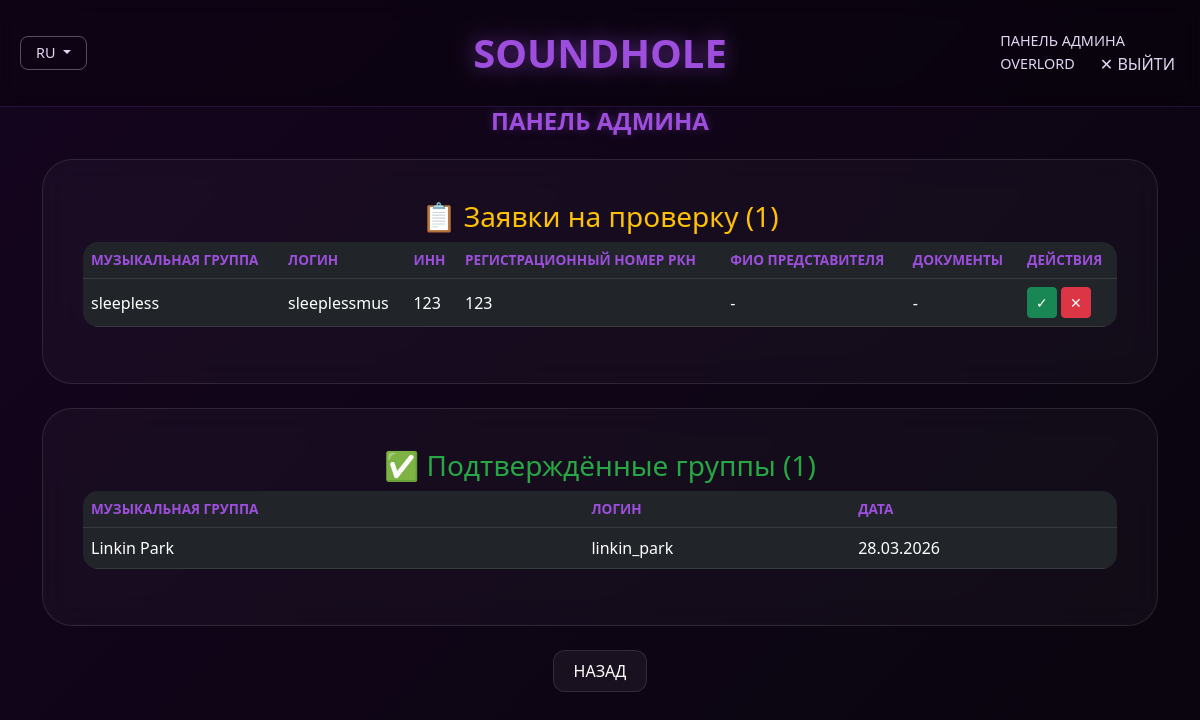
The page /developers (signed in) on the database its author committed.
### backend/database/models/users_model.py (models this page shows, shortened)
class UserModel(SqlAlchemyBase):
    __tablename__ = 'users'
    id = sqlalchemy.Column(
        sqlalchemy.Integer, primary_key=True, autoincrement=True)
    username = sqlalchemy.Column(
        sqlalchemy.String, index=True, unique=True, nullable=True)
    name = sqlalchemy.Column(sqlalchemy.String, nullable=True)
    about = sqlalchemy.Column(sqlalchemy.String, nullable=True)
    email = sqlalchemy.Column(
        sqlalchemy.String, index=True, unique=True, nullable=True)
    role = sqlalchemy.Column(sqlalchemy.String, default='user')
    funds = sqlalchemy.Column(sqlalchemy.Integer, default=0)
    inn = sqlalchemy.Column(sqlalchemy.String, nullable=True)
    rkn_number = sqlalchemy.Column(sqlalchemy.String, nullable=True)
    docs_path = sqlalchemy.Column(sqlalchemy.String, nullable=True)
    status = sqlalchemy.Column(sqlalchemy.String, default='active')
    hashed_password = sqlalchemy.Column(sqlalchemy.String, nullable=True)
    created_date = sqlalchemy.Column(
        sqlalchemy.DateTime, default=datetime.datetime.now)
    band_page = orm.relationship(
        "BandPageModel", back_populates='band', uselist=False)

### app.py (the view)
@app.route('/developers')
def developers():
    if 'user' not in session or session.get('role') != 'admin':
        flash("Доступ только для разработчиков", "warning")
        return redirect(url_for('index'))
    db_sess = db_session.create_session()
    pending_bands = db_sess.query(UserModel).filter(
        UserModel.role == 'band',
        UserModel.status == 'pending'
    ).all()
    approved_bands = db_sess.query(UserModel).filter(
        UserModel.role == 'band',
        UserModel.status == 'active'
    ).all()
    db_sess.close()
    return render_template('developers.html',
                           pending_bands=pending_bands,
                           approved_bands=approved_bands)

### app.py (called while the page is built)
@app.context_processor
def inject_vars():
    lang = session.get('lang', 'ru')
    return dict(txt=TRANSLATIONS.get(lang, TRANSLATIONS['ru']), current_lang=lang)

### backend/database/db_session.py (called while the page is built)
def create_session() -> Session:
    global __factory
    return __factory()

### templates/developers.html
{% extends 'base.html' %}
{% block content %}
<div class="container">
    <h2 class="page-title mb-4 text-center">{{ txt.admin_panel }}</h2>
    <div class="custom-card mb-4">
        <h3 class="text-warning text-center">📋 {{ txt.pending_apps }} ({{ pending_bands|length }})</h3>
        {% if pending_bands %}
            <div class="table-responsive">
                <table class="table table-dark">
                    <thead>
                        <tr>
                            <th>{{ txt.band }}</th>
                            <th>{{ txt.login_col }}</th>
                            <th>{{ txt.inn }}</th>
                            <th>{{ txt.rkn }}</th>
                            <th>{{ txt.rep_name }}</th>
                            <th>{{ txt.docs }}</th>
                            <th>{{ txt.actions }}</th>
                        </tr>
                    </thead>
                    <tbody>
                        {% for band in pending_bands %}
                        <tr>
                            <td>{{ band.name }}</td>
                            <td>{{ band.username }}</td>
                            <td>{{ band.inn or '-' }}</td>
                            <td>{{ band.rkn_number or '-' }}</td>
                            <td>{{ band.rep_name or '-' }}</td>
                            <td>
                                {% if band.docs_path %}
                                <a href="{{ band.docs_path }}" class="btn btn-sm btn-info" download>📄</a>
                                {% else %}-{% endif %}
                            </td>
                            <td>
                                <a href="{{ url_for('approve_band', band_id=band.id) }}" class="btn btn-sm btn-success">✓</a>
                                <a href="{{ url_for('reject_band', band_id=band.id) }}" class="btn btn-sm btn-danger">✕</a>
                            </td>
                        </tr>
                        {% endfor %}
                    </tbody>
                </table>
            </div>
        {% else %}
            <p class="text-white-50 text-center">{{ txt.no_pending }}</p>
        {% endif %}
    </div>
    <div class="custom-card">
        <h3 class="text-success text-center">✅ {{ txt.approved_bands }} ({{ approved_bands|length }})</h3>
        {% if approved_bands %}
            <div class="table-responsive">
                <table class="table table-dark">
                    <thead>
                        <tr>
                            <th>{{ txt.band }}</th>
                            <th>{{ txt.login_col }}</th>
                            <th>{{ txt.date }}</th>
                        </tr>
                    </thead>
                    <tbody>
                        {% for band in approved_bands %}
                        <tr>
                            <td>{{ band.name }}</td>
                            <td>{{ band.username }}</td>
                            <td>{{ band.created_date.strftime('%d.%m.%Y') if band.created_date else '-' }}</td>
                        </tr>
                        {% endfor %}
                    </tbody>
                </table>
            </div>
        {% else %}
            <p class="text-white-50 text-center">{{ txt.no_approved }}</p>
        {% endif %}
    </div>
    <div class="mt-4 text-center">
        <a href="{{ url_for('index') }}" class="btn-back">{{ txt.back }}</a>
    </div>
</div>
{% endblock %}

### static/css/style.css (style rules this page uses)
body { margin: 0; min-height: 100vh; font-family: 'Segoe UI', sans-serif; background: linear-gradient(-45deg, #020205, #0d051a, #050508, #15051f); background-size: 400% 400%; animation: gradientBG 20s ease infinite; color: #e0d7f2; }
.page-title { font-size: 1.5rem; font-weight: 700; text-transform: uppercase; color: #9d4edd; text-shadow: 0 0 10px rgba(157, 78, 221, 0.4); }
.custom-card { background: rgba(255, 255, 255, 0.03); backdrop-filter: blur(15px); border: 1px solid rgba(255, 255, 255, 0.1); border-radius: 30px; padding: 40px; }
.btn-back { background: rgba(255, 255, 255, 0.05); color: white; padding: 8px 20px; border-radius: 12px; text-decoration: none; border: 1px solid rgba(255, 255, 255, 0.1); transition: 0.3s; display: inline-block; white-space: nowrap; }
.table-dark { background: rgba(0, 0, 0, 0.3); border-radius: 15px; overflow: hidden; }
.table-dark th { color: #9d4edd; font-weight: 700; text-transform: uppercase; font-size: 0.85rem; }
.table-dark td { vertical-align: middle; }
.text-warning { color: #ffc107 !important; }
.text-success { color: #28a745 !important; }
.text-center { text-align: center !important; }
.mb-4 { margin-bottom: 1.5rem !important; }

### rows shown on the page
UserModel: name "sleepless", username "sleeplessmus", inn "123", rkn_number "123", rep_name "-"
UserModel: name "Linkin Park", username "linkin_park", created_date "28.03.2026"

### other values the page prints
{{ current_lang|upper }} "RU"
{{ txt.admin_panel }} "ПАНЕЛЬ АДМИНА"
{{ session['display_name'] }} "OVERLORD"
{{ txt.logout }} "ВЫЙТИ"
{{ txt.pending_apps }} "Заявки на проверку"
{{ pending_bands|length }} "1"
{{ txt.band }} "МУЗЫКАЛЬНАЯ ГРУППА"
{{ txt.login_col }} "ЛОГИН"
{{ txt.inn }} "ИНН"
{{ txt.rkn }} "РЕГИСТРАЦИОННЫЙ НОМЕР РКН"
{{ txt.rep_name }} "ФИО ПРЕДСТАВИТЕЛЯ"
{{ txt.docs }} "ДОКУМЕНТЫ"
{{ txt.actions }} "ДЕЙСТВИЯ"
{{ txt.approved_bands }} "Подтверждённые группы"
{{ approved_bands|length }} "1"
